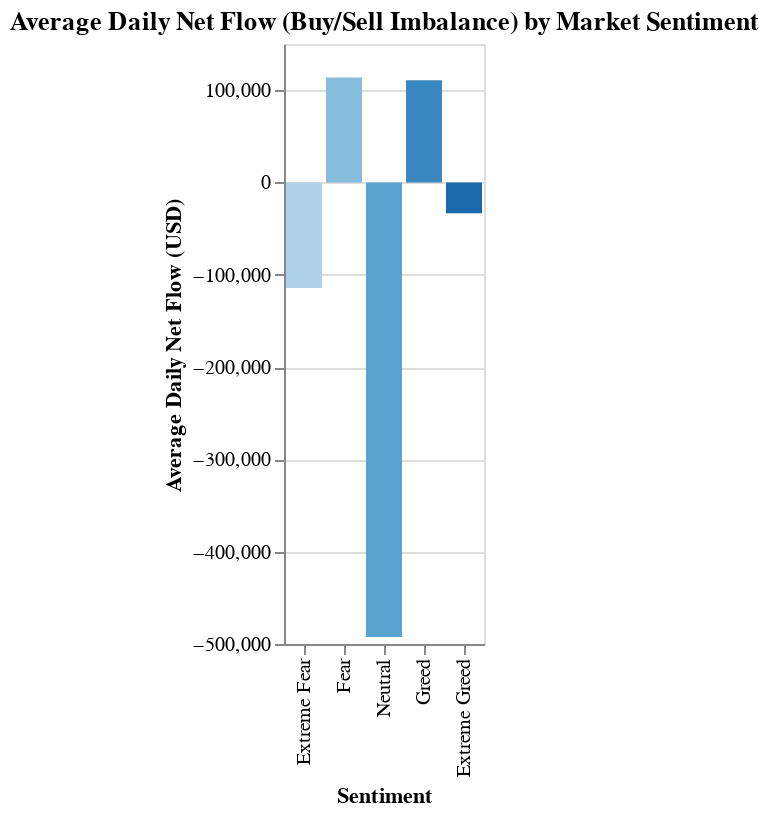

Notebook code cell kept with this figure:
### Markdown cell above
##Trading Direction (Net Flow) vs. Sentiment

### Code cell
# Calculate the average daily net flow for each sentiment category
avg_flow_by_sentiment = df_daily_analysis.groupby('classification_ordered')['net_flow_usd'].mean().reset_index(name='average_daily_net_flow')

chart_flow = alt.Chart(avg_flow_by_sentiment).mark_bar().encode(
    x=alt.X('classification_ordered', sort=sentiment_order, title='Sentiment'),
    y=alt.Y('average_daily_net_flow', title='Average Daily Net Flow (USD)'),
    color=alt.Color('classification_ordered', title="Sentiment", legend=None),
    tooltip=['classification_ordered', 'average_daily_net_flow']
).properties(
    title='Average Daily Net Flow (Buy/Sell Imbalance) by Market Sentiment'
).interactive()

chart_flow

### Figure 1 — Vega-Lite specification as saved in the notebook (floating-point values rounded to 4 significant figures)
{"config": {"view": {"continuousWidth": 300, "continuousHeight": 300}}, "data": {"name": "data-5581fdcf075d950bf4a703d0dacfcdaa"}, "mark": {"type": "bar"}, "encoding": {"color": {"field": "classification_ordered", "legend": null, "sort": ["Extreme Fear", "Fear", "Neutral", "Greed", "Extreme Greed"], "title": "Sentiment", "type": "ordinal"}, "tooltip": [{"field": "classification_ordered", "type": "ordinal"}, {"field": "average_daily_net_flow", "type": "quantitative"}], "x": {"field": "classification_ordered", "sort": ["Extreme Fear", "Fear", "Neutral", "Greed", "Extreme Greed"], "title": "Sentiment", "type": "ordinal"}, "y": {"field": "average_daily_net_flow", "title": "Average Daily Net Flow (USD)", "type": "quantitative"}}, "params": [{"name": "param_8", "select": {"type": "interval", "encodings": ["x", "y"]}, "bind": "scales"}], "title": "Average Daily Net Flow (Buy/Sell Imbalance) by Market Sentiment", "$schema": "https://vega.github.io/schema/vega-lite/v5.20.1.json", "datasets": {"data-5581fdcf075d950bf4a703d0dacfcdaa": [{"classification_ordered": "Extreme Fear", "average_daily_net_flow": -114400.0}, {"classification_ordered": "Fear", "average_daily_net_flow": 113800.0}, {"classification_ordered": "Neutral", "average_daily_net_flow": -492400.0}, {"classification_ordered": "Greed", "average_daily_net_flow": 110900.0}, {"classification_ordered": "Extreme Greed", "average_daily_net_flow": -33330.0}]}}
